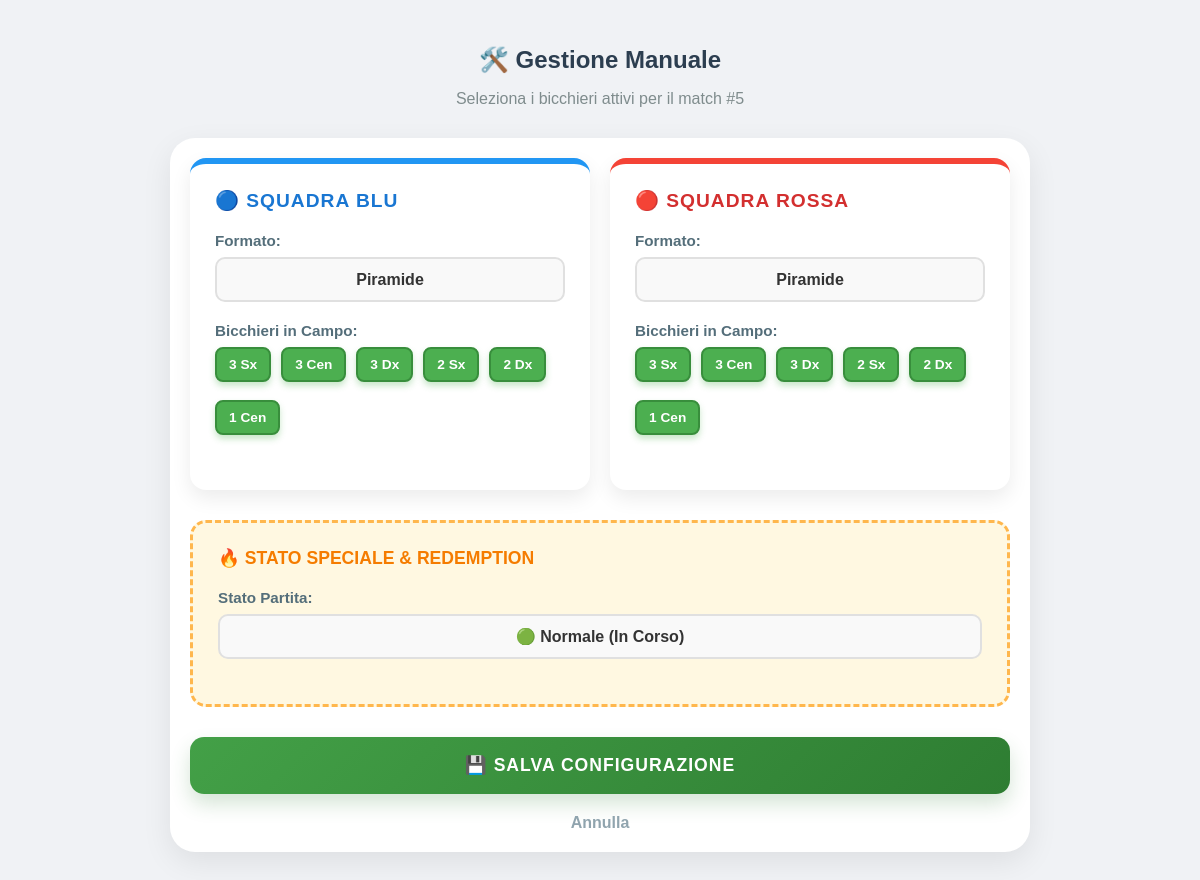
Before: /match/5/manual with the older database file.
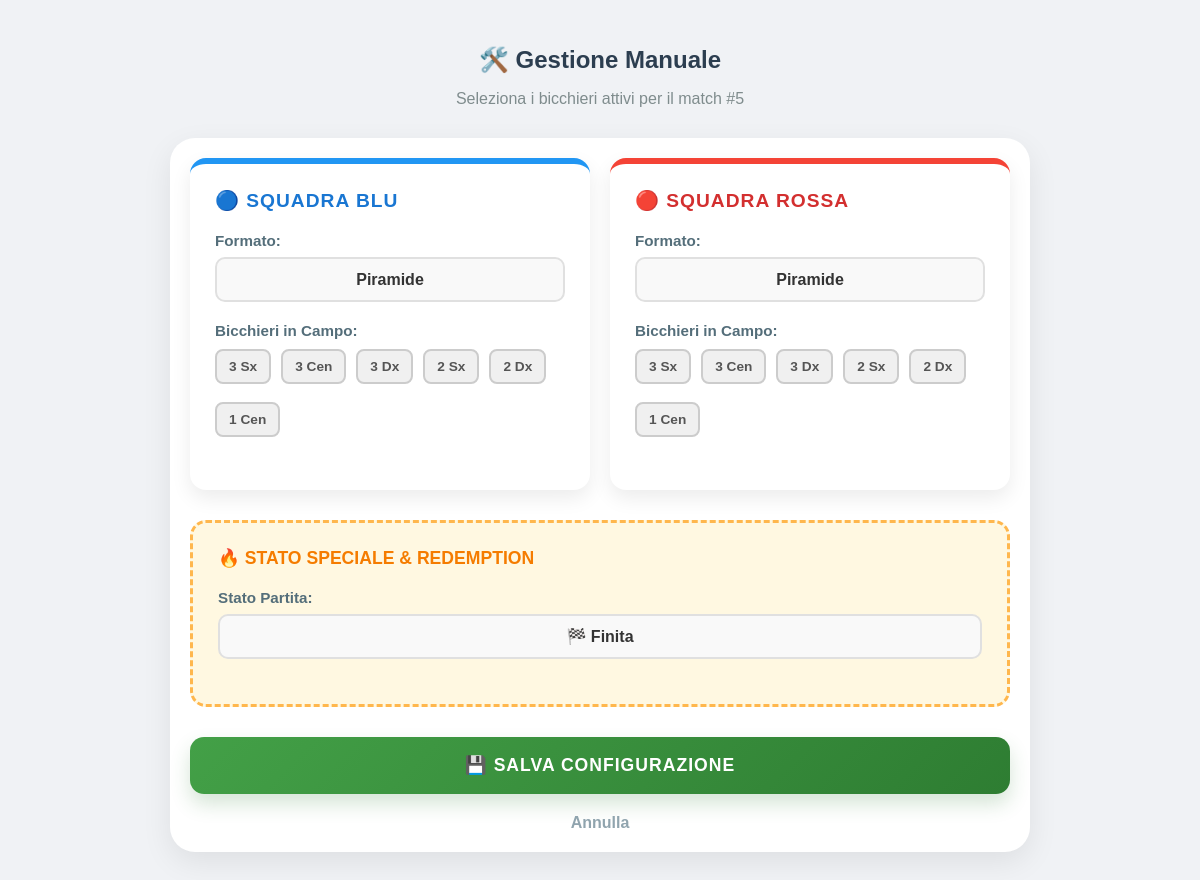
After: the same page with the newer database file.
### app/models.py (models this page shows)
class ActiveMatch(db.Model):
    __tablename__ = 'active_matches'
    id = db.Column(db.Integer, primary_key=True)
    match_name = db.Column(db.String(50), default="Partita")
    mode = db.Column(db.String(20), default="squadre")
    status = db.Column(db.String(20), default="running") # running, finished, redemption_t1...
    start_time = db.Column(db.DateTime, default=datetime.now)
    end_time = db.Column(db.DateTime, nullable=True)
    t1_p1 = db.Column(db.String(50)); t1_p2 = db.Column(db.String(50))
    t2_p1 = db.Column(db.String(50)); t2_p2 = db.Column(db.String(50))
    t1_cup_state = db.Column(db.Text, default='[]')
    t2_cup_state = db.Column(db.Text, default='[]')
    t1_pending_list = db.Column(db.Text, default='[]')
    t2_pending_list = db.Column(db.Text, default='[]')
    winning_team = db.Column(db.String(10), nullable=True)
    redemption_shots_left = db.Column(db.Integer, default=0)
    redemption_hits = db.Column(db.Integer, default=0)
    cups_target_for_t1 = db.Column(db.Integer, default=6)
    cups_target_for_t2 = db.Column(db.Integer, default=6)
    pending_damage_for_t1 = db.Column(db.Integer, default=0)
    pending_damage_for_t2 = db.Column(db.Integer, default=0)
    format_target_for_t1 = db.Column(db.String(20), default="Piramide")
    format_target_for_t2 = db.Column(db.String(20), default="Piramide")
    t1_format_changed = db.Column(db.Boolean, default=False)
    t2_format_changed = db.Column(db.Boolean, default=False)
    records = db.relationship('PlayerRecord', backref='match', lazy=True)

### app/main/modifiche_manuali.py (the view)
@bp.route('/match/<int:match_id>/manual')
def manual_override(match_id):
    match = ActiveMatch.query.get_or_404(match_id)
    try: match.active_cups_t1_list = json.loads(match.t1_cup_state)
    except: match.active_cups_t1_list = []
    try: match.active_cups_t2_list = json.loads(match.t2_cup_state)
    except: match.active_cups_t2_list = []
    return render_template('manuale.html', match=match, cup_definitions=CUP_DEFINITIONS)

### app/templates/manuale.html (shortened to what this page needs)
{% extends "base.html" %}
{% block styles %}
    <link rel="stylesheet" href="{{ url_for('static', filename='css/manuale.css') }}">
{% endblock %}
{% block content %}
<div class="container manual-container fade-in">
    <h1 class="page-title">🛠️ Gestione Manuale</h1>
    <p class="page-subtitle">Seleziona i bicchieri attivi per il match #{{ match.id }}</p>
    <form action="{{ url_for('main.manual_override_post', match_id=match.id) }}" method="POST">
        <div class="manual-grid">
            <div class="team-panel blue">
                <span class="panel-title">🔵 Squadra Blu</span>
                <div class="form-group">
                    <label>Formato:</label>
                    <select name="t1_format" id="t1_format" class="form-control" onchange="renderCups('t1')">
                        {% for fmt in cup_definitions.keys() %}
                            <option value="{{ fmt }}" {% if match.format_target_for_t1 == fmt %}selected{% endif %}>
                                {{ fmt }}
                            </option>
                        {% endfor %}
                    </select>
                </div>
                <div class="form-group">
                    <label>Bicchieri in Campo:</label>
                    <div id="t1-cups-container" class="cups-selector-grid">
                        </div>
                </div>
            </div>
            <div class="team-panel red">
                <span class="panel-title">🔴 Squadra Rossa</span>
                <div class="form-group">
                    <label>Formato:</label>
                    <select name="t2_format" id="t2_format" class="form-control" onchange="renderCups('t2')">
                        {% for fmt in cup_definitions.keys() %}
                            <option value="{{ fmt }}" {% if match.format_target_for_t2 == fmt %}selected{% endif %}>
                                {{ fmt }}
                            </option>
                        {% endfor %}
                    </select>
                </div>
                <div class="form-group">
                    <label>Bicchieri in Campo:</label>
                    <div id="t2-cups-container" class="cups-selector-grid">
                         </div>
                </div>
            </div>
        </div>
        <div class="redemption-panel">
            <div class="redemption-title">🔥 STATO SPECIALE & REDEMPTION</div>
            <div class="form-group">
                <label>Stato Partita:</label>
                <select name="match_status" class="form-control" id="statusSelect" onchange="toggleRedemptionFields()">
                    <option value="ongoing" {% if match.status == 'ongoing' or match.status == 'running' %}selected{% endif %}>🟢 Normale (In Corso)</option>
                    <option value="finished" {% if match.status == 'finished' %}selected{% endif %}>🏁 Finita</option>
                </select>
            </div>
        </div>
        <button type="submit" class="btn-save">💾 SALVA CONFIGURAZIONE</button>
        <a href="{{ url_for('main.home') }}" class="btn-cancel">Annulla</a>
    </form>
</div>
{% endblock %}

Changed rows visible on the page:
changed ActiveMatch "Piramide": match_status "🟢 Normale (In Corso)" → "🏁 Finita"
